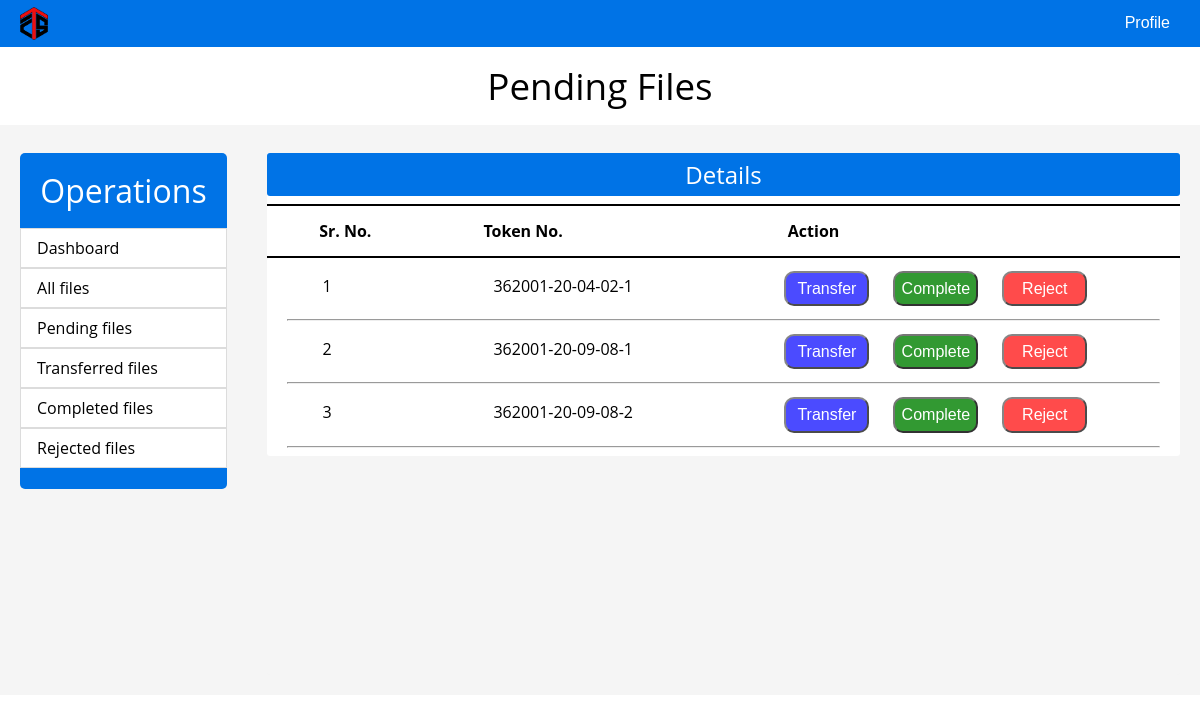
/employee/pendinge.php?id=11, run on the app's committed database.
### tables this page shows
CREATE TABLE `document_status` (
  `document_id` int(11) NOT NULL,
  `token_id` varchar(20) NOT NULL,
  `department_id` int(20) NOT NULL,
  `status` char(15) NOT NULL,
  `apply_date` date NOT NULL,
  `complete_date` date NOT NULL,
  `document_comment` varchar(250) NOT NULL,
  `from_employee_id` int(10) DEFAULT NULL,
  `c_employee_id` int(20) NOT NULL,
  `to_employee_id` int(10) DEFAULT NULL
);

### employee/pendinge.php (the view)
  <?php include("headere.php");?>
  <link rel="stylesheet" href="assets/css/basice.css" />
</head>
<body>
    <?php
    $id = $_REQUEST['id'];
    ?>
    <section>
        <?php include("menue.php");?>
    </section>
    <section>
      <h1>Pending Files</h1>
      <div class="container">
        <div class="operations">
          <ul>
            <li>Operations</li>
          </ul>
          <div class="op-items"><a href="indexe.php?id=<?php echo $id;?>">Dashboard</a></div>
          <div class="op-items"><a href="alle.php?id=<?php echo $id;?>">All files</a></div>
          <div class="op-items"><a href="pendinge.php?id=<?php echo $id;?>">Pending files</a></div>
          <div class="op-items"><a href="transferede.php?id=<?php echo $id;?>">Transferred files</a></div>
          <div class="op-items"><a href="completede.php?id=<?php echo $id;?>">Completed files</a></div>
          <div class="op-items"><a href="rejectede.php?id=<?php echo $id;?>">Rejected files</a></div>
        </div>
        <div class="info">
          <div class="details-container">
            <div class="details-title">
              <h2>Details</h2>
            </div>
            <div class="row-details" style="border-top:2px solid black;
            border-bottom:2px solid black;">
              <div class="span sr"><h4>Sr. No.</h4></div>
              <div class="span token-id"><h4>Token No.</h4></div>
              <div class="span span-button action-3"><h4>Action</h4></div>
            </div>
          </div>
          <div class="details">
              <?php
                include("../dao.php");
                $count = 1;
                $sql = "select token_id from document_status where c_employee_id='$id' and status='Pending'";
                $result = mysqli_query($connection,$sql);
                while($row = mysqli_fetch_assoc($result)) {
                ?>
                <div class="row-details">
                  <div class="span sr"><?php echo $count;?></div>
                  <div class="span token-id"><?php echo $row['token_id']; ?></div>
                  <div class="span action-3">
                    <span class="span"><a href="transferpage.php?token_id=<?php echo $row['token_id'];?>&&id=<?php echo $id?>"><button class="btna blue-btna">Transfer</button></a></span>
                    <span class="span span-button"><a href="completeprocess.php?token_id=<?php echo $row['token_id'];?>&&id=<?php echo $id?>"><button class="btna green-btna">Complete</button></a></span>
                    <span class="span span-button"><a href="rejectcommente.php?token_id=<?php echo $row['token_id'];?>&&id=<?php echo $id?>"><button class="btna red-btna">Reject</button></a></span>
                  </div>
                </div>
                  <hr class="special-hr">
                <?php
                $count = $count + 1;
                }
              ?>
          </div>
        </div>
      </div>
    </section>
</body>
</html>

### employee/assets/css/stylee.css (style rules this page uses)
html { scroll-behavior: smooth; }
* { box-sizing: border-box; }
body { margin: 0; padding: 0; font-family: "Open sans", sans-serif; }
.btna { color: white; margin: 0px 0px; font-size: 1rem; height: 2.2rem; width: 5.3rem; border-radius: 10px; opacity: 0.8; outline: none; }
a .btna { text-decoration: none; }
.red-btna { background-color: red; opacity: 0.7; }
.green-btna { background-color: green; }
.blue-btna { background-color: blue; opacity: 0.7; }

### employee/assets/css/basice.css (style rules this page uses)
h1 { padding: 0; line-height: 3rem; text-align: center; margin: 15px; font-size: 2.3rem; font-weight: 400; }
h2 { padding: 5px 0px; margin: 0px 0px; font-weight: 400; }
h4 { padding: 5px 0px; margin: 0px 0px; }
.container { position: fixed; height: 570px; display: flex; margin: 0; padding: 0.5rem 0 0 0; background-color: rgb(245, 245, 245); width: 100%; }
.operations { width: 17rem; height: 21rem; margin: 20px; border-radius: 5px; background-color: rgb(0, 115, 230); }
.operations ul { margin: 0px 0px; padding: 0px 0px 0px 0px; }
.operations li { list-style: none; padding: 1rem; border-top-left-radius: 5px solid rgb(220, 220, 220); border-top-right-radius: 5px solid rgb(220, 220, 220); color: white; font-size: 2rem; text-align: center; }
.op-items a { display: block; text-decoration: none; background-color: white; color: black; font-size: 1rem; margin: 0px 0px; width: 100%; border: 0.4px solid rgb(220, 220, 220); padding: 0.5rem 0.5rem 0.5rem 1rem; text-align: left; }
.info { margin: 20px; display: flex; flex-direction: column; width: 100%; background-color: rgb(245, 245, 245); border-radius: 3px; }
.details { margin: 0; background-color: white; border-radius: 3px; overflow: auto; scroll-behavior: smooth; }
.details-title { color: white; margin: 0px; text-align: center; background-color: rgb(0, 115, 230); border-radius: 3px; }
.special-hr { margin: 8px 20px; }
.span-button { margin: 0; margin-left: 20px; }
.details-container { background-color: white; }
.row-details { display: flex; justify-content: space-around; background-color:white; margin-top: 8px; padding: 5px 0; line-height:30px; }
.sr { width: 60px; }
.token-id { width: 180px; }
.action-3 { width: 340px; }

### data on the page
document_status: token "362001-20-04-02-1"
document_status: token "362001-20-09-08-1"
document_status: token "362001-20-09-08-2"
